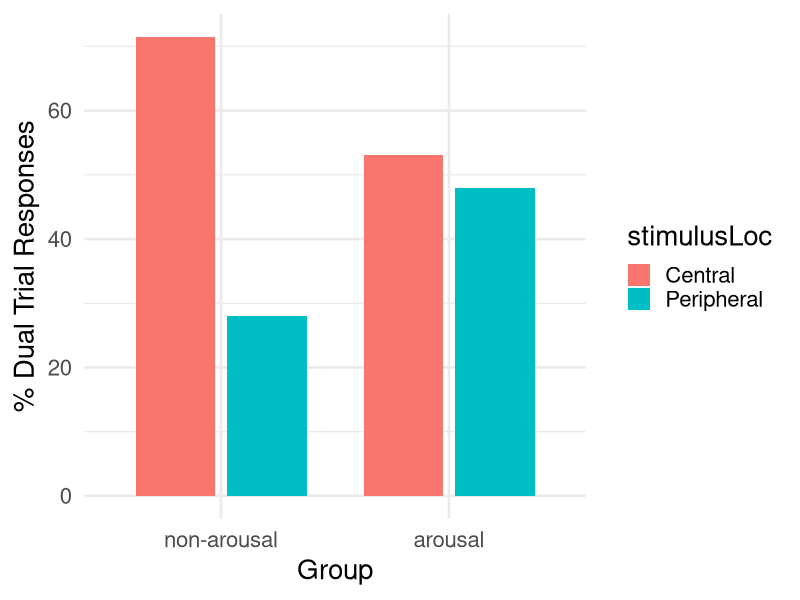
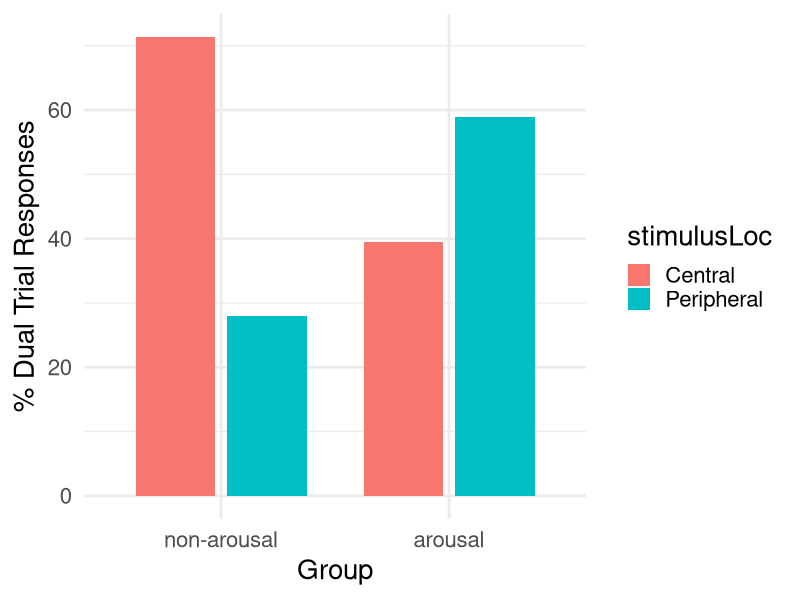
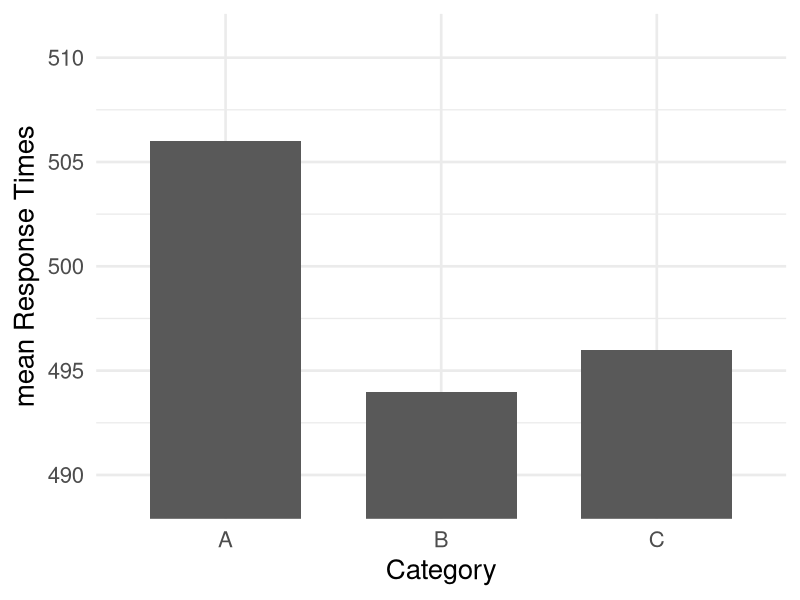

Recreate these plots in R, in order.
## ---- chunk 1
library(ggplot2)

# Data
data <- data.frame(
    stimulusLoc = factor(c("Central", "Peripheral", "Central", "Peripheral")),
    group = factor(c("non-arousal","non-arousal","arousal","arousal"), levels = c("non-arousal","arousal")),
    accuracyPerc = c(71.5, 28, 53.1, 48)
)

# ggplot2 barplot
ggplot(data, aes(x = group, y = accuracyPerc, fill = stimulusLoc)) +
    geom_col(width = 0.7, position = position_dodge(width = 0.8)) + 
    labs(x = "Group", 
         y = "% Dual Trial Responses") +
    theme_minimal(base_size = 20)
## ---- chunk 2
library(ggplot2)

# Data
data <- data.frame(
    stimulusLoc = factor(c("Central", "Peripheral", "Central", "Peripheral")),
    group = factor(c("non-arousal","non-arousal","arousal","arousal"), levels = c("non-arousal","arousal")),
    accuracyPerc = c(71.4, 28, 39.5, 59)
)

# ggplot2 barplot
ggplot(data, aes(x = group, y = accuracyPerc, fill = stimulusLoc)) +
    geom_col(width = 0.7, position = position_dodge(width = 0.8)) + 
    labs(x = "Group", 
         y = "% Dual Trial Responses") +
    theme_minimal(base_size = 20)
## ---- chunk 3
library(ggplot2)

# Data
data <- data.frame(
    category = factor(c("A", "B", "C")),
    RTmean = c(506, 494, 496),
    RTse = c(74, 65, 67))

# ggplot2 barplot
ggplot(data, aes(x = category, y = RTmean)) +
    geom_col(width = 0.7, position = position_dodge(width = 0.8)) + 
    labs(x = "Category", 
         y = "mean Response Times") +
    coord_cartesian(ylim = c(489, 511)) +
    theme_minimal(base_size = 20)
